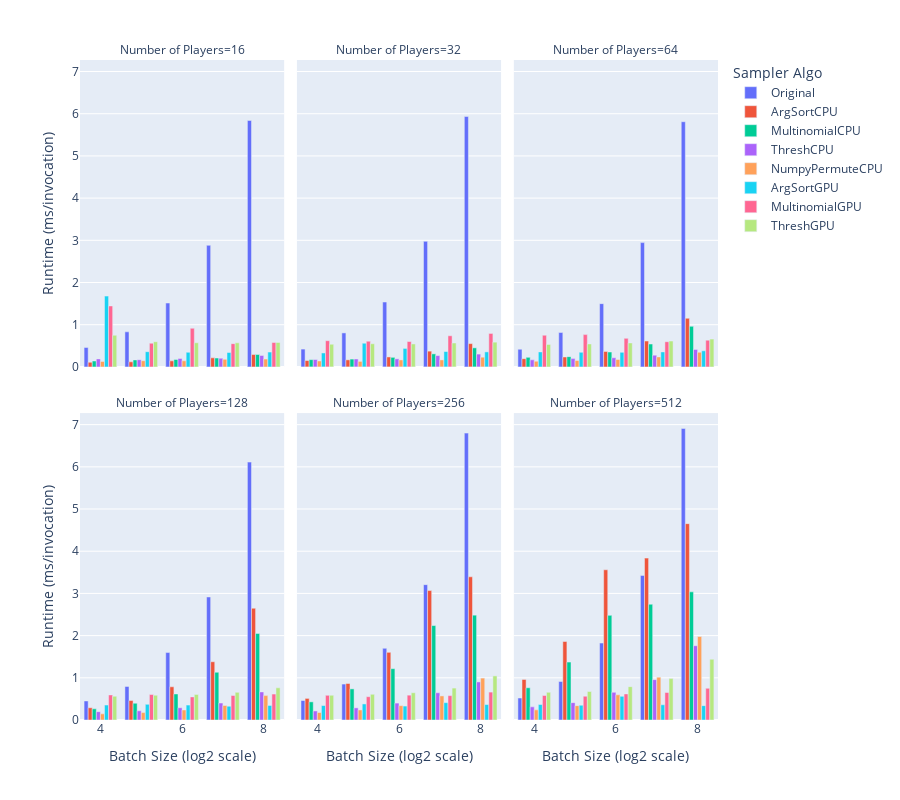

Notebook source saved alongside this figure:
### Code cell
px.bar(
    results,
    x="Batch Size (log2 scale)",
    y="Runtime (ms/invocation)",
    color="Sampler Algo",
    facet_col="Number of Players",
    facet_col_wrap=3,
    barmode="group",
    height=800,
)

### Figure 1 — Plotly figure (JSON) as saved in the notebook; plotly's stock layout.template omitted (floating-point values rounded to 4 significant figures)
{"data": [{"alignmentgroup": "True", "hovertemplate": "Sampler Algo=Original<br>Number of Players=16<br>Batch Size (log2 scale)=%{x}<br>Runtime (ms/invocation)=%{y}<extra></extra>", "legendgroup": "Original", "marker": {"color": "#636efa", "pattern": {"shape": ""}}, "name": "Original", "offsetgroup": "Original", "orientation": "v", "showlegend": true, "textposition": "auto", "type": "bar", "x": [4, 5, 6, 7, 8], "xaxis": "x4", "y": [0.4605, 0.8314, 1.514, 2.881, 5.841], "yaxis": "y4"}, {"alignmentgroup": "True", "hovertemplate": "Sampler Algo=Original<br>Number of Players=32<br>Batch Size (log2 scale)=%{x}<br>Runtime (ms/invocation)=%{y}<extra></extra>", "legendgroup": "Original", "marker": {"color": "#636efa", "pattern": {"shape": ""}}, "name": "Original", "offsetgroup": "Original", "orientation": "v", "showlegend": false, "textposition": "auto", "type": "bar", "x": [4, 5, 6, 7, 8], "xaxis": "x5", "y": [0.4222, 0.8055, 1.538, 2.977, 5.934], "yaxis": "y5"}, {"alignmentgroup": "True", "hovertemplate": "Sampler Algo=Original<br>Number of Players=64<br>Batch Size (log2 scale)=%{x}<br>Runtime (ms/invocation)=%{y}<extra></extra>", "legendgroup": "Original", "marker": {"color": "#636efa", "pattern": {"shape": ""}}, "name": "Original", "offsetgroup": "Original", "orientation": "v", "showlegend": false, "textposition": "auto", "type": "bar", "x": [4, 5, 6, 7, 8], "xaxis": "x6", "y": [0.4183, 0.8149, 1.499, 2.945, 5.811], "yaxis": "y6"}, {"alignmentgroup": "True", "hovertemplate": "Sampler Algo=Original<br>Number of Players=128<br>Batch Size (log2 scale)=%{x}<br>Runtime (ms/invocation)=%{y}<extra></extra>", "legendgroup": "Original", "marker": {"color": "#636efa", "pattern": {"shape": ""}}, "name": "Original", "offsetgroup": "Original", "orientation": "v", "showlegend": false, "textposition": "auto", "type": "bar", "x": [4, 5, 6, 7, 8], "xaxis": "x", "y": [0.4518, 0.7951, 1.599, 2.916, 6.112], "yaxis": "y"}, {"alignmentgroup": "True", "hovertemplate": "Sampler Algo=Original<br>Number of Players=256<br>Batch Size (log2 scale)=%{x}<br>Runtime (ms/invocation)=%{y}<extra></extra>", "legendgroup": "Original", "marker": {"color": "#636efa", "pattern": {"shape": ""}}, "name": "Original", "offsetgroup": "Original", "orientation": "v", "showlegend": false, "textposition": "auto", "type": "bar", "x": [4, 5, 6, 7, 8], "xaxis": "x2", "y": [0.4614, 0.8517, 1.7, 3.208, 6.799], "yaxis": "y2"}, {"alignmentgroup": "True", "hovertemplate": "Sampler Algo=Original<br>Number of Players=512<br>Batch Size (log2 scale)=%{x}<br>Runtime (ms/invocation)=%{y}<extra></extra>", "legendgroup": "Original", "marker": {"color": "#636efa", "pattern": {"shape": ""}}, "name": "Original", "offsetgroup": "Original", "orientation": "v", "showlegend": false, "textposition": "auto", "type": "bar", "x": [4, 5, 6, 7, 8], "xaxis": "x3", "y": [0.5214, 0.9122, 1.824, 3.427, 6.91], "yaxis": "y3"}, {"alignmentgroup": "True", "hovertemplate": "Sampler Algo=ArgSortCPU<br>Number of Players=16<br>Batch Size (log2 scale)=%{x}<br>Runtime (ms/invocation)=%{y}<extra></extra>", "legendgroup": "ArgSortCPU", "marker": {"color": "#EF553B", "pattern": {"shape": ""}}, "name": "ArgSortCPU", "offsetgroup": "ArgSortCPU", "orientation": "v", "showlegend": true, "textposition": "auto", "type": "bar", "x": [4, 5, 6, 7, 8], "xaxis": "x4", "y": [0.1101, 0.1203, 0.1431, 0.2152, 0.2927], "yaxis": "y4"}, {"alignmentgroup": "True", "hovertemplate": "Sampler Algo=ArgSortCPU<br>Number of Players=32<br>Batch Size (log2 scale)=%{x}<br>Runtime (ms/invocation)=%{y}<extra></extra>", "legendgroup": "ArgSortCPU", "marker": {"color": "#EF553B", "pattern": {"shape": ""}}, "name": "ArgSortCPU", "offsetgroup": "ArgSortCPU", "orientation": "v", "showlegend": false, "textposition": "auto", "type": "bar", "x": [4, 5, 6, 7, 8], "xaxis": "x5", "y": [0.1504, 0.1673, 0.2357, 0.3737, 0.552], "yaxis": "y5"}, {"alignmentgroup": "True", "hovertemplate": "Sampler Algo=ArgSortCPU<br>Number of Players=64<br>Batch Size (log2 scale)=%{x}<br>Runtime (ms/invocation)=%{y}<extra></extra>", "legendgroup": "ArgSortCPU", "marker": {"color": "#EF553B", "pattern": {"shape": ""}}, "name": "ArgSortCPU", "offsetgroup": "ArgSortCPU", "orientation": "v", "showlegend": false, "textposition": "auto", "type": "bar", "x": [4, 5, 6, 7, 8], "xaxis": "x6", "y": [0.1956, 0.2355, 0.3668, 0.6132, 1.152], "yaxis": "y6"}, {"alignmentgroup": "True", "hovertemplate": "Sampler Algo=ArgSortCPU<br>Number of Players=128<br>Batch Size (log2 scale)=%{x}<br>Runtime (ms/invocation)=%{y}<extra></extra>", "legendgroup": "ArgSortCPU", "marker": {"color": "#EF553B", "pattern": {"shape": ""}}, "name": "ArgSortCPU", "offsetgroup": "ArgSortCPU", "orientation": "v", "showlegend": false, "textposition": "auto", "type": "bar", "x": [4, 5, 6, 7, 8], "xaxis": "x", "y": [0.2904, 0.4615, 0.7869, 1.38, 2.649], "yaxis": "y"}, {"alignmentgroup": "True", "hovertemplate": "Sampler Algo=ArgSortCPU<br>Number of Players=256<br>Batch Size (log2 scale)=%{x}<br>Runtime (ms/invocation)=%{y}<extra></extra>", "legendgroup": "ArgSortCPU", "marker": {"color": "#EF553B", "pattern": {"shape": ""}}, "name": "ArgSortCPU", "offsetgroup": "ArgSortCPU", "orientation": "v", "showlegend": false, "textposition": "auto", "type": "bar", "x": [4, 5, 6, 7, 8], "xaxis": "x2", "y": [0.512, 0.8654, 1.604, 3.068, 3.394], "yaxis": "y2"}, {"alignmentgroup": "True", "hovertemplate": "Sampler Algo=ArgSortCPU<br>Number of Players=512<br>Batch Size (log2 scale)=%{x}<br>Runtime (ms/invocation)=%{y}<extra></extra>", "legendgroup": "ArgSortCPU", "marker": {"color": "#EF553B", "pattern": {"shape": ""}}, "name": "ArgSortCPU", "offsetgroup": "ArgSortCPU", "orientation": "v", "showlegend": false, "textposition": "auto", "type": "bar", "x": [4, 5, 6, 7, 8], "xaxis": "x3", "y": [0.9615, 1.86, 3.56, 3.837, 4.653], "yaxis": "y3"}, {"alignmentgroup": "True", "hovertemplate": "Sampler Algo=MultinomialCPU<br>Number of Players=16<br>Batch Size (log2 scale)=%{x}<br>Runtime (ms/invocation)=%{y}<extra></extra>", "legendgroup": "MultinomialCPU", "marker": {"color": "#00cc96", "pattern": {"shape": ""}}, "name": "MultinomialCPU", "offsetgroup": "MultinomialCPU", "orientation": "v", "showlegend": true, "textposition": "auto", "type": "bar", "x": [4, 5, 6, 7, 8], "xaxis": "x4", "y": [0.1401, 0.1653, 0.1752, 0.2103, 0.2941], "yaxis": "y4"}, {"alignmentgroup": "True", "hovertemplate": "Sampler Algo=MultinomialCPU<br>Number of Players=32<br>Batch Size (log2 scale)=%{x}<br>Runtime (ms/invocation)=%{y}<extra></extra>", "legendgroup": "MultinomialCPU", "marker": {"color": "#00cc96", "pattern": {"shape": ""}}, "name": "MultinomialCPU", "offsetgroup": "MultinomialCPU", "orientation": "v", "showlegend": false, "textposition": "auto", "type": "bar", "x": [4, 5, 6, 7, 8], "xaxis": "x5", "y": [0.1719, 0.1853, 0.2265, 0.3089, 0.452], "yaxis": "y5"}, {"alignmentgroup": "True", "hovertemplate": "Sampler Algo=MultinomialCPU<br>Number of Players=64<br>Batch Size (log2 scale)=%{x}<br>Runtime (ms/invocation)=%{y}<extra></extra>", "legendgroup": "MultinomialCPU", "marker": {"color": "#00cc96", "pattern": {"shape": ""}}, "name": "MultinomialCPU", "offsetgroup": "MultinomialCPU", "orientation": "v", "showlegend": false, "textposition": "auto", "type": "bar", "x": [4, 5, 6, 7, 8], "xaxis": "x6", "y": [0.226, 0.2432, 0.3524, 0.5422, 0.9616], "yaxis": "y6"}, {"alignmentgroup": "True", "hovertemplate": "Sampler Algo=MultinomialCPU<br>Number of Players=128<br>Batch Size (log2 scale)=%{x}<br>Runtime (ms/invocation)=%{y}<extra></extra>", "legendgroup": "MultinomialCPU", "marker": {"color": "#00cc96", "pattern": {"shape": ""}}, "name": "MultinomialCPU", "offsetgroup": "MultinomialCPU", "orientation": "v", "showlegend": false, "textposition": "auto", "type": "bar", "x": [4, 5, 6, 7, 8], "xaxis": "x", "y": [0.2653, 0.398, 0.6171, 1.131, 2.051], "yaxis": "y"}, {"alignmentgroup": "True", "hovertemplate": "Sampler Algo=MultinomialCPU<br>Number of Players=256<br>Batch Size (log2 scale)=%{x}<br>Runtime (ms/invocation)=%{y}<extra></extra>", "legendgroup": "MultinomialCPU", "marker": {"color": "#00cc96", "pattern": {"shape": ""}}, "name": "MultinomialCPU", "offsetgroup": "MultinomialCPU", "orientation": "v", "showlegend": false, "textposition": "auto", "type": "bar", "x": [4, 5, 6, 7, 8], "xaxis": "x2", "y": [0.4303, 0.7374, 1.216, 2.238, 2.485], "yaxis": "y2"}, {"alignmentgroup": "True", "hovertemplate": "Sampler Algo=MultinomialCPU<br>Number of Players=512<br>Batch Size (log2 scale)=%{x}<br>Runtime (ms/invocation)=%{y}<extra></extra>", "legendgroup": "MultinomialCPU", "marker": {"color": "#00cc96", "pattern": {"shape": ""}}, "name": "MultinomialCPU", "offsetgroup": "MultinomialCPU", "orientation": "v", "showlegend": false, "textposition": "auto", "type": "bar", "x": [4, 5, 6, 7, 8], "xaxis": "x3", "y": [0.7639, 1.372, 2.48, 2.744, 3.037], "yaxis": "y3"}, {"alignmentgroup": "True", "hovertemplate": "Sampler Algo=ThreshCPU<br>Number of Players=16<br>Batch Size (log2 scale)=%{x}<br>Runtime (ms/invocation)=%{y}<extra></extra>", "legendgroup": "ThreshCPU", "marker": {"color": "#ab63fa", "pattern": {"shape": ""}}, "name": "ThreshCPU", "offsetgroup": "ThreshCPU", "orientation": "v", "showlegend": true, "textposition": "auto", "type": "bar", "x": [4, 5, 6, 7, 8], "xaxis": "x4", "y": [0.1902, 0.1701, 0.2001, 0.2065, 0.2709], "yaxis": "y4"}, {"alignmentgroup": "True", "hovertemplate": "Sampler Algo=ThreshCPU<br>Number of Players=32<br>Batch Size (log2 scale)=%{x}<br>Runtime (ms/invocation)=%{y}<extra></extra>", "legendgroup": "ThreshCPU", "marker": {"color": "#ab63fa", "pattern": {"shape": ""}}, "name": "ThreshCPU", "offsetgroup": "ThreshCPU", "orientation": "v", "showlegend": false, "textposition": "auto", "type": "bar", "x": [4, 5, 6, 7, 8], "xaxis": "x5", "y": [0.175, 0.1878, 0.1901, 0.268, 0.3036], "yaxis": "y5"}, {"alignmentgroup": "True", "hovertemplate": "Sampler Algo=ThreshCPU<br>Number of Players=64<br>Batch Size (log2 scale)=%{x}<br>Runtime (ms/invocation)=%{y}<extra></extra>", "legendgroup": "ThreshCPU", "marker": {"color": "#ab63fa", "pattern": {"shape": ""}}, "name": "ThreshCPU", "offsetgroup": "ThreshCPU", "orientation": "v", "showlegend": false, "textposition": "auto", "type": "bar", "x": [4, 5, 6, 7, 8], "xaxis": "x6", "y": [0.1666, 0.1962, 0.2164, 0.2788, 0.4146], "yaxis": "y6"}, {"alignmentgroup": "True", "hovertemplate": "Sampler Algo=ThreshCPU<br>Number of Players=128<br>Batch Size (log2 scale)=%{x}<br>Runtime (ms/invocation)=%{y}<extra></extra>", "legendgroup": "ThreshCPU", "marker": {"color": "#ab63fa", "pattern": {"shape": ""}}, "name": "ThreshCPU", "offsetgroup": "ThreshCPU", "orientation": "v", "showlegend": false, "textposition": "auto", "type": "bar", "x": [4, 5, 6, 7, 8], "xaxis": "x", "y": [0.1972, 0.2178, 0.2904, 0.4024, 0.6656], "yaxis": "y"}, {"alignmentgroup": "True", "hovertemplate": "Sampler Algo=ThreshCPU<br>Number of Players=256<br>Batch Size (log2 scale)=%{x}<br>Runtime (ms/invocation)=%{y}<extra></extra>", "legendgroup": "ThreshCPU", "marker": {"color": "#ab63fa", "pattern": {"shape": ""}}, "name": "ThreshCPU", "offsetgroup": "ThreshCPU", "orientation": "v", "showlegend": false, "textposition": "auto", "type": "bar", "x": [4, 5, 6, 7, 8], "xaxis": "x2", "y": [0.2142, 0.2879, 0.4009, 0.6457, 0.9028], "yaxis": "y2"}, {"alignmentgroup": "True", "hovertemplate": "Sampler Algo=ThreshCPU<br>Number of Players=512<br>Batch Size (log2 scale)=%{x}<br>Runtime (ms/invocation)=%{y}<extra></extra>", "legendgroup": "ThreshCPU", "marker": {"color": "#ab63fa", "pattern": {"shape": ""}}, "name": "ThreshCPU", "offsetgroup": "ThreshCPU", "orientation": "v", "showlegend": false, "textposition": "auto", "type": "bar", "x": [4, 5, 6, 7, 8], "xaxis": "x3", "y": [0.3116, 0.4115, 0.6555, 0.9567, 1.76], "yaxis": "y3"}, {"alignmentgroup": "True", "hovertemplate": "Sampler Algo=NumpyPermuteCPU<br>Number of Players=16<br>Batch Size (log2 scale)=%{x}<br>Runtime (ms/invocation)=%{y}<extra></extra>", "legendgroup": "NumpyPermuteCPU", "marker": {"color": "#FFA15A", "pattern": {"shape": ""}}, "name": "NumpyPermuteCPU", "offsetgroup": "NumpyPermuteCPU", "orientation": "v", "showlegend": true, "textposition": "auto", "type": "bar", "x": [4, 5, 6, 7, 8], "xaxis": "x4", "y": [0.1301, 0.1462, 0.1451, 0.1802, 0.1851], "yaxis": "y4"}, {"alignmentgroup": "True", "hovertemplate": "Sampler Algo=NumpyPermuteCPU<br>Number of Players=32<br>Batch Size (log2 scale)=%{x}<br>Runtime (ms/invocation)=%{y}<extra></extra>", "legendgroup": "NumpyPermuteCPU", "marker": {"color": "#FFA15A", "pattern": {"shape": ""}}, "name": "NumpyPermuteCPU", "offsetgroup": "NumpyPermuteCPU", "orientation": "v", "showlegend": false, "textposition": "auto", "type": "bar", "x": [4, 5, 6, 7, 8], "xaxis": "x5", "y": [0.1406, 0.1307, 0.1656, 0.166, 0.2302], "yaxis": "y5"}, {"alignmentgroup": "True", "hovertemplate": "Sampler Algo=NumpyPermuteCPU<br>Number of Players=64<br>Batch Size (log2 scale)=%{x}<br>Runtime (ms/invocation)=%{y}<extra></extra>", "legendgroup": "NumpyPermuteCPU", "marker": {"color": "#FFA15A", "pattern": {"shape": ""}}, "name": "NumpyPermuteCPU", "offsetgroup": "NumpyPermuteCPU", "orientation": "v", "showlegend": false, "textposition": "auto", "type": "bar", "x": [4, 5, 6, 7, 8], "xaxis": "x6", "y": [0.1351, 0.1508, 0.1769, 0.2368, 0.3471], "yaxis": "y6"}, {"alignmentgroup": "True", "hovertemplate": "Sampler Algo=NumpyPermuteCPU<br>Number of Players=128<br>Batch Size (log2 scale)=%{x}<br>Runtime (ms/invocation)=%{y}<extra></extra>", "legendgroup": "NumpyPermuteCPU", "marker": {"color": "#FFA15A", "pattern": {"shape": ""}}, "name": "NumpyPermuteCPU", "offsetgroup": "NumpyPermuteCPU", "orientation": "v", "showlegend": false, "textposition": "auto", "type": "bar", "x": [4, 5, 6, 7, 8], "xaxis": "x", "y": [0.1454, 0.1756, 0.2375, 0.3447, 0.5778], "yaxis": "y"}, {"alignmentgroup": "True", "hovertemplate": "Sampler Algo=NumpyPermuteCPU<br>Number of Players=256<br>Batch Size (log2 scale)=%{x}<br>Runtime (ms/invocation)=%{y}<extra></extra>", "legendgroup": "NumpyPermuteCPU", "marker": {"color": "#FFA15A", "pattern": {"shape": ""}}, "name": "NumpyPermuteCPU", "offsetgroup": "NumpyPermuteCPU", "orientation": "v", "showlegend": false, "textposition": "auto", "type": "bar", "x": [4, 5, 6, 7, 8], "xaxis": "x2", "y": [0.1776, 0.2385, 0.3402, 0.571, 0.9932], "yaxis": "y2"}, {"alignmentgroup": "True", "hovertemplate": "Sampler Algo=NumpyPermuteCPU<br>Number of Players=512<br>Batch Size (log2 scale)=%{x}<br>Runtime (ms/invocation)=%{y}<extra></extra>", "legendgroup": "NumpyPermuteCPU", "marker": {"color": "#FFA15A", "pattern": {"shape": ""}}, "name": "NumpyPermuteCPU", "offsetgroup": "NumpyPermuteCPU", "orientation": "v", "showlegend": false, "textposition": "auto", "type": "bar", "x": [4, 5, 6, 7, 8], "xaxis": "x3", "y": [0.24, 0.3401, 0.5963, 1.016, 1.979], "yaxis": "y3"}, {"alignmentgroup": "True", "hovertemplate": "Sampler Algo=ArgSortGPU<br>Number of Players=16<br>Batch Size (log2 scale)=%{x}<br>Runtime (ms/invocation)=%{y}<extra></extra>", "legendgroup": "ArgSortGPU", "marker": {"color": "#19d3f3", "pattern": {"shape": ""}}, "name": "ArgSortGPU", "offsetgroup": "ArgSortGPU", "orientation": "v", "showlegend": true, "textposition": "auto", "type": "bar", "x": [4, 5, 6, 7, 8], "xaxis": "x4", "y": [1.678, 0.3608, 0.3458, 0.3408, 0.3512], "yaxis": "y4"}, {"alignmentgroup": "True", "hovertemplate": "Sampler Algo=ArgSortGPU<br>Number of Players=32<br>Batch Size (log2 scale)=%{x}<br>Runtime (ms/invocation)=%{y}<extra></extra>", "legendgroup": "ArgSortGPU", "marker": {"color": "#19d3f3", "pattern": {"shape": ""}}, "name": "ArgSortGPU", "offsetgroup": "ArgSortGPU", "orientation": "v", "showlegend": false, "textposition": "auto", "type": "bar", "x": [4, 5, 6, 7, 8], "xaxis": "x5", "y": [0.3304, 0.5609, 0.438, 0.3641, 0.3558], "yaxis": "y5"}, {"alignmentgroup": "True", "hovertemplate": "Sampler Algo=ArgSortGPU<br>Number of Players=64<br>Batch Size (log2 scale)=%{x}<br>Runtime (ms/invocation)=%{y}<extra></extra>", "legendgroup": "ArgSortGPU", "marker": {"color": "#19d3f3", "pattern": {"shape": ""}}, "name": "ArgSortGPU", "offsetgroup": "ArgSortGPU", "orientation": "v", "showlegend": false, "textposition": "auto", "type": "bar", "x": [4, 5, 6, 7, 8], "xaxis": "x6", "y": [0.3555, 0.3461, 0.345, 0.3556, 0.3815], "yaxis": "y6"}, {"alignmentgroup": "True", "hovertemplate": "Sampler Algo=ArgSortGPU<br>Number of Players=128<br>Batch Size (log2 scale)=%{x}<br>Runtime (ms/invocation)=%{y}<extra></extra>", "legendgroup": "ArgSortGPU", "marker": {"color": "#19d3f3", "pattern": {"shape": ""}}, "name": "ArgSortGPU", "offsetgroup": "ArgSortGPU", "orientation": "v", "showlegend": false, "textposition": "auto", "type": "bar", "x": [4, 5, 6, 7, 8], "xaxis": "x", "y": [0.3541, 0.3715, 0.3528, 0.3268, 0.3464], "yaxis": "y"}, {"alignmentgroup": "True", "hovertemplate": "Sampler Algo=ArgSortGPU<br>Number of Players=256<br>Batch Size (log2 scale)=%{x}<br>Runtime (ms/invocation)=%{y}<extra></extra>", "legendgroup": "ArgSortGPU", "marker": {"color": "#19d3f3", "pattern": {"shape": ""}}, "name": "ArgSortGPU", "offsetgroup": "ArgSortGPU", "orientation": "v", "showlegend": false, "textposition": "auto", "type": "bar", "x": [4, 5, 6, 7, 8], "xaxis": "x2", "y": [0.3422, 0.3809, 0.3306, 0.4113, 0.3661], "yaxis": "y2"}, {"alignmentgroup": "True", "hovertemplate": "Sampler Algo=ArgSortGPU<br>Number of Players=512<br>Batch Size (log2 scale)=%{x}<br>Runtime (ms/invocation)=%{y}<extra></extra>", "legendgroup": "ArgSortGPU", "marker": {"color": "#19d3f3", "pattern": {"shape": ""}}, "name": "ArgSortGPU", "offsetgroup": "ArgSortGPU", "orientation": "v", "showlegend": false, "textposition": "auto", "type": "bar", "x": [4, 5, 6, 7, 8], "xaxis": "x3", "y": [0.3671, 0.3506, 0.561, 0.3604, 0.3406], "yaxis": "y3"}, {"alignmentgroup": "True", "hovertemplate": "Sampler Algo=MultinomialGPU<br>Number of Players=16<br>Batch Size (log2 scale)=%{x}<br>Runtime (ms/invocation)=%{y}<extra></extra>", "legendgroup": "MultinomialGPU", "marker": {"color": "#FF6692", "pattern": {"shape": ""}}, "name": "MultinomialGPU", "offsetgroup": "MultinomialGPU", "orientation": "v", "showlegend": true, "textposition": "auto", "type": "bar", "x": [4, 5, 6, 7, 8], "xaxis": "x4", "y": [1.444, 0.561, 0.916, 0.5509, 0.5784], "yaxis": "y4"}, {"alignmentgroup": "True", "hovertemplate": "Sampler Algo=MultinomialGPU<br>Number of Players=32<br>Batch Size (log2 scale)=%{x}<br>Runtime (ms/invocation)=%{y}<extra></extra>", "legendgroup": "MultinomialGPU", "marker": {"color": "#FF6692", "pattern": {"shape": ""}}, "name": "MultinomialGPU", "offsetgroup": "MultinomialGPU", "orientation": "v", "showlegend": false, "textposition": "auto", "type": "bar", "x": [4, 5, 6, 7, 8], "xaxis": "x5", "y": [0.621, 0.6085, 0.6014, 0.7378, 0.793], "yaxis": "y5"}, {"alignmentgroup": "True", "hovertemplate": "Sampler Algo=MultinomialGPU<br>Number of Players=64<br>Batch Size (log2 scale)=%{x}<br>Runtime (ms/invocation)=%{y}<extra></extra>", "legendgroup": "MultinomialGPU", "marker": {"color": "#FF6692", "pattern": {"shape": ""}}, "name": "MultinomialGPU", "offsetgroup": "MultinomialGPU", "orientation": "v", "showlegend": false, "textposition": "auto", "type": "bar", "x": [4, 5, 6, 7, 8], "xaxis": "x6", "y": [0.7511, 0.7656, 0.6761, 0.5971, 0.6342], "yaxis": "y6"}, {"alignmentgroup": "True", "hovertemplate": "Sampler Algo=MultinomialGPU<br>Number of Players=128<br>Batch Size (log2 scale)=%{x}<br>Runtime (ms/invocation)=%{y}<extra></extra>", "legendgroup": "MultinomialGPU", "marker": {"color": "#FF6692", "pattern": {"shape": ""}}, "name": "MultinomialGPU", "offsetgroup": "MultinomialGPU", "orientation": "v", "showlegend": false, "textposition": "auto", "type": "bar", "x": [4, 5, 6, 7, 8], "xaxis": "x", "y": [0.5944, 0.6036, 0.5475, 0.5801, 0.614], "yaxis": "y"}, {"alignmentgroup": "True", "hovertemplate": "Sampler Algo=MultinomialGPU<br>Number of Players=256<br>Batch Size (log2 scale)=%{x}<br>Runtime (ms/invocation)=%{y}<extra></extra>", "legendgroup": "MultinomialGPU", "marker": {"color": "#FF6692", "pattern": {"shape": ""}}, "name": "MultinomialGPU", "offsetgroup": "MultinomialGPU", "orientation": "v", "showlegend": false, "textposition": "auto", "type": "bar", "x": [4, 5, 6, 7, 8], "xaxis": "x2", "y": [0.5857, 0.5523, 0.589, 0.5775, 0.6617], "yaxis": "y2"}, {"alignmentgroup": "True", "hovertemplate": "Sampler Algo=MultinomialGPU<br>Number of Players=512<br>Batch Size (log2 scale)=%{x}<br>Runtime (ms/invocation)=%{y}<extra></extra>", "legendgroup": "MultinomialGPU", "marker": {"color": "#FF6692", "pattern": {"shape": ""}}, "name": "MultinomialGPU", "offsetgroup": "MultinomialGPU", "orientation": "v", "showlegend": false, "textposition": "auto", "type": "bar", "x": [4, 5, 6, 7, 8], "xaxis": "x3", "y": [0.5809, 0.5633, 0.618, 0.6514, 0.7515], "yaxis": "y3"}, {"alignmentgroup": "True", "hovertemplate": "Sampler Algo=ThreshGPU<br>Number of Players=16<br>Batch Size (log2 scale)=%{x}<br>Runtime (ms/invocation)=%{y}<extra></extra>", "legendgroup": "ThreshGPU", "marker": {"color": "#B6E880", "pattern": {"shape": ""}}, "name": "ThreshGPU", "offsetgroup": "ThreshGPU", "orientation": "v", "showlegend": true, "textposition": "auto", "type": "bar", "x": [4, 5, 6, 7, 8], "xaxis": "x4", "y": [0.7503, 0.597, 0.5714, 0.5708, 0.5798], "yaxis": "y4"}, {"alignmentgroup": "True", "hovertemplate": "Sampler Algo=ThreshGPU<br>Number of Players=32<br>Batch Size (log2 scale)=%{x}<br>Runtime (ms/invocation)=%{y}<extra></extra>", "legendgroup": "ThreshGPU", "marker": {"color": "#B6E880", "pattern": {"shape": ""}}, "name": "ThreshGPU", "offsetgroup": "ThreshGPU", "orientation": "v", "showlegend": false, "textposition": "auto", "type": "bar", "x": [4, 5, 6, 7, 8], "xaxis": "x5", "y": [0.5371, 0.549, 0.544, 0.5666, 0.5865], "yaxis": "y5"}, {"alignmentgroup": "True", "hovertemplate": "Sampler Algo=ThreshGPU<br>Number of Players=64<br>Batch Size (log2 scale)=%{x}<br>Runtime (ms/invocation)=%{y}<extra></extra>", "legendgroup": "ThreshGPU", "marker": {"color": "#B6E880", "pattern": {"shape": ""}}, "name": "ThreshGPU", "offsetgroup": "ThreshGPU", "orientation": "v", "showlegend": false, "textposition": "auto", "type": "bar", "x": [4, 5, 6, 7, 8], "xaxis": "x6", "y": [0.5331, 0.5441, 0.5679, 0.6129, 0.6585], "yaxis": "y6"}, {"alignmentgroup": "True", "hovertemplate": "Sampler Algo=ThreshGPU<br>Number of Players=128<br>Batch Size (log2 scale)=%{x}<br>Runtime (ms/invocation)=%{y}<extra></extra>", "legendgroup": "ThreshGPU", "marker": {"color": "#B6E880", "pattern": {"shape": ""}}, "name": "ThreshGPU", "offsetgroup": "ThreshGPU", "orientation": "v", "showlegend": false, "textposition": "auto", "type": "bar", "x": [4, 5, 6, 7, 8], "xaxis": "x", "y": [0.5637, 0.5863, 0.6065, 0.6554, 0.7621], "yaxis": "y"}, {"alignmentgroup": "True", "hovertemplate": "Sampler Algo=ThreshGPU<br>Number of Players=256<br>Batch Size (log2 scale)=%{x}<br>Runtime (ms/invocation)=%{y}<extra></extra>", "legendgroup": "ThreshGPU", "marker": {"color": "#B6E880", "pattern": {"shape": ""}}, "name": "ThreshGPU", "offsetgroup": "ThreshGPU", "orientation": "v", "showlegend": false, "textposition": "auto", "type": "bar", "x": [4, 5, 6, 7, 8], "xaxis": "x2", "y": [0.5862, 0.6095, 0.6464, 0.7566, 1.045], "yaxis": "y2"}, {"alignmentgroup": "True", "hovertemplate": "Sampler Algo=ThreshGPU<br>Number of Players=512<br>Batch Size (log2 scale)=%{x}<br>Runtime (ms/invocation)=%{y}<extra></extra>", "legendgroup": "ThreshGPU", "marker": {"color": "#B6E880", "pattern": {"shape": ""}}, "name": "ThreshGPU", "offsetgroup": "ThreshGPU", "orientation": "v", "showlegend": false, "textposition": "auto", "type": "bar", "x": [4, 5, 6, 7, 8], "xaxis": "x3", "y": [0.6563, 0.6754, 0.7908, 0.9817, 1.439], "yaxis": "y3"}], "layout": {"annotations": [{"font": {}, "showarrow": false, "text": "Number of Players=128", "x": 0.16, "xanchor": "center", "xref": "paper", "y": 0.465, "yanchor": "bottom", "yref": "paper"}, {"font": {}, "showarrow": false, "text": "Number of Players=256", "x": 0.5, "xanchor": "center", "xref": "paper", "y": 0.465, "yanchor": "bottom", "yref": "paper"}, {"font": {}, "showarrow": false, "text": "Number of Players=512", "x": 0.84, "xanchor": "center", "xref": "paper", "y": 0.465, "yanchor": "bottom", "yref": "paper"}, {"font": {}, "showarrow": false, "text": "Number of Players=16", "x": 0.16, "xanchor": "center", "xref": "paper", "y": 1.0, "yanchor": "bottom", "yref": "paper"}, {"font": {}, "showarrow": false, "text": "Number of Players=32", "x": 0.5, "xanchor": "center", "xref": "paper", "y": 1.0, "yanchor": "bottom", "yref": "paper"}, {"font": {}, "showarrow": false, "text": "Number of Players=64", "x": 0.84, "xanchor": "center", "xref": "paper", "y": 1.0, "yanchor": "bottom", "yref": "paper"}], "barmode": "group", "height": 800, "legend": {"title": {"text": "Sampler Algo"}, "tracegroupgap": 0}, "margin": {"t": 60}, "xaxis": {"anchor": "y", "domain": [0, 0.32], "title": {"text": "Batch Size (log2 scale)"}}, "xaxis2": {"anchor": "y2", "domain": [0.34, 0.66], "matches": "x", "title": {"text": "Batch Size (log2 scale)"}}, "xaxis3": {"anchor": "y3", "domain": [0.68, 1.0], "matches": "x", "title": {"text": "Batch Size (log2 scale)"}}, "xaxis4": {"anchor": "y4", "domain": [0, 0.32], "matches": "x", "showticklabels": false}, "xaxis5": {"anchor": "y5", "domain": [0.34, 0.66], "matches": "x", "showticklabels": false}, "xaxis6": {"anchor": "y6", "domain": [0.68, 1.0], "matches": "x", "showticklabels": false}, "yaxis": {"anchor": "x", "domain": [0, 0.465], "title": {"text": "Runtime (ms/invocation)"}}, "yaxis2": {"anchor": "x2", "domain": [0, 0.465], "matches": "y", "showticklabels": false}, "yaxis3": {"anchor": "x3", "domain": [0, 0.465], "matches": "y", "showticklabels": false}, "yaxis4": {"anchor": "x4", "domain": [0.535, 1.0], "matches": "y", "title": {"text": "Runtime (ms/invocation)"}}, "yaxis5": {"anchor": "x5", "domain": [0.535, 1.0], "matches": "y", "showticklabels": false}, "yaxis6": {"anchor": "x6", "domain": [0.535, 1.0], "matches": "y", "showticklabels": false}}}
